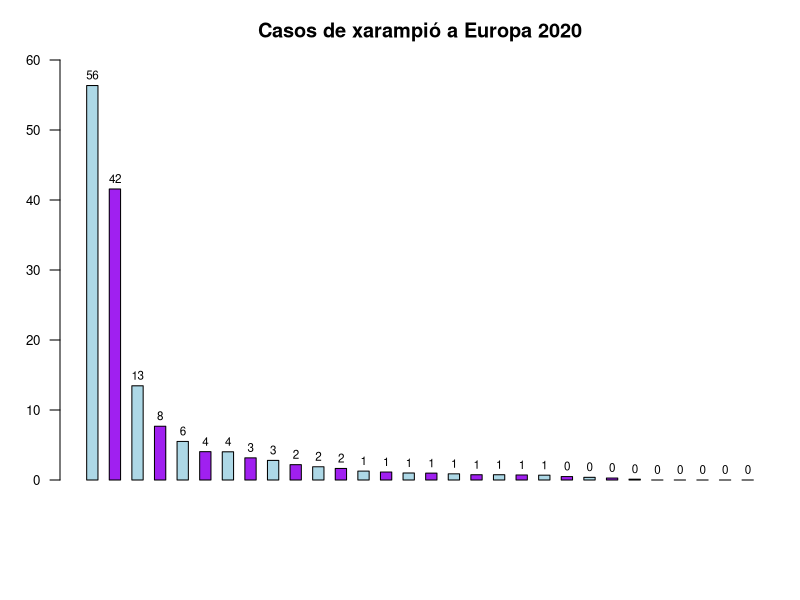

Recreate this plot in R.
setwd("~/graficaABP")
dat <- read.csv2("measles-notification-rate-12-months-December-2020.csv", sep = ",", stringsAsFactors = TRUE)

dat1 <- data.frame(Pais = dat$X, "Casos per milió" = dat$X.2)
dat2 <- dat1[-c(1,31,32,33),]

dat3 <- as.numeric(as.character(dat2$Casos.per.milió))

dat4 <- data.frame(Pais = dat2$Pais, "Casos per milió" = as.numeric(as.character(dat2$Casos.per.milió)))

dat5 <- dat4[rev(order(dat4$Casos.per.milió)),]

par(mar=c(6,3,3,1))

g <- barplot(t(as.matrix(as.numeric(dat5[, 2]))),
             beside = TRUE,
             names.arg = dat2$País,
             density = NULL,
             col = c("lightblue","purple"),
             ylim = c(0,60),
             main = "Casos de xarampió a Europa 2020",
             las = 2,
             cex.axis = 0.8,
             cex.names = 0.8)

text(g, dat5$Casos.per.milió+1.5, paste(round(dat5$Casos.per.milió, digits = 0)) ,cex=0.7)
